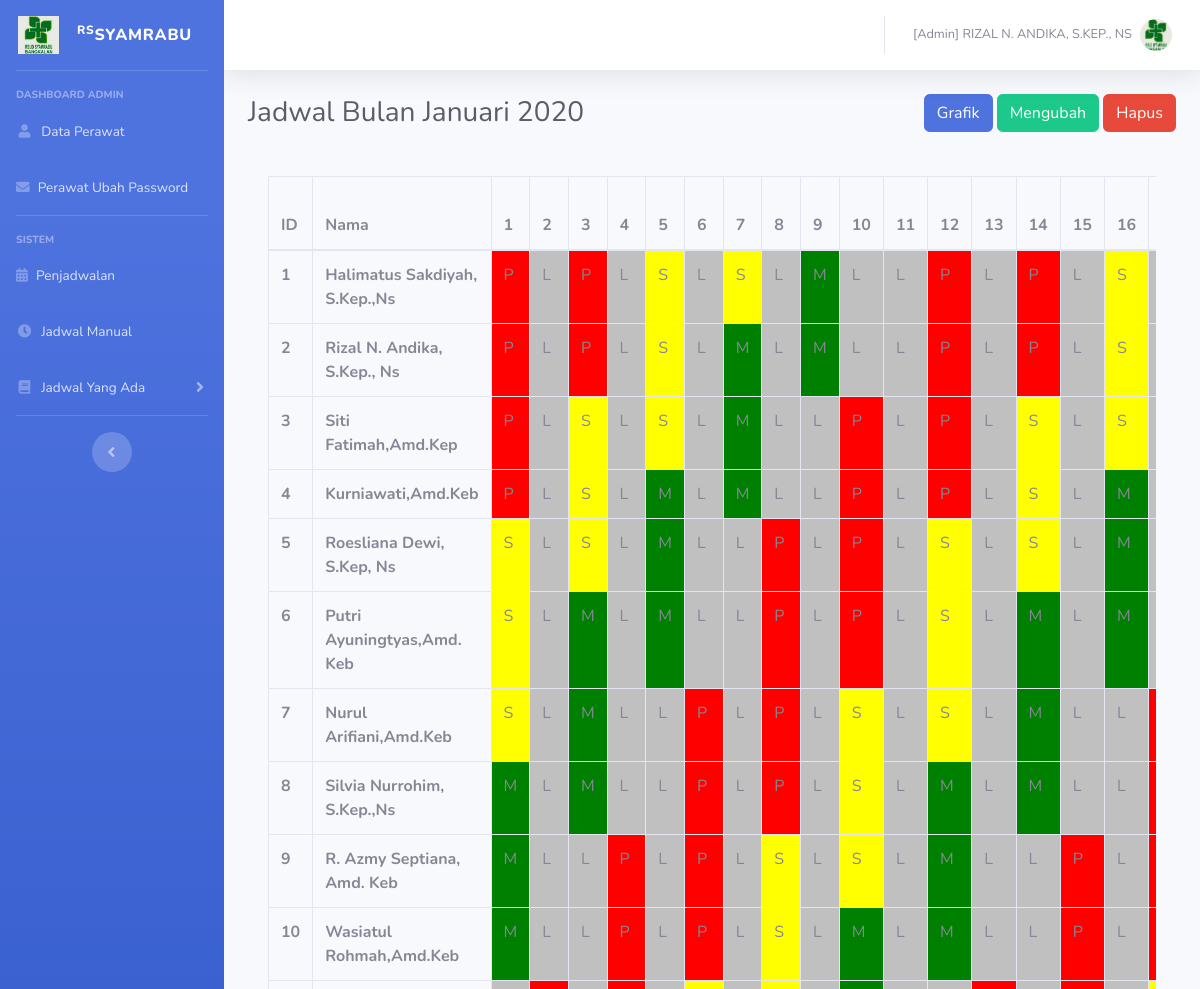
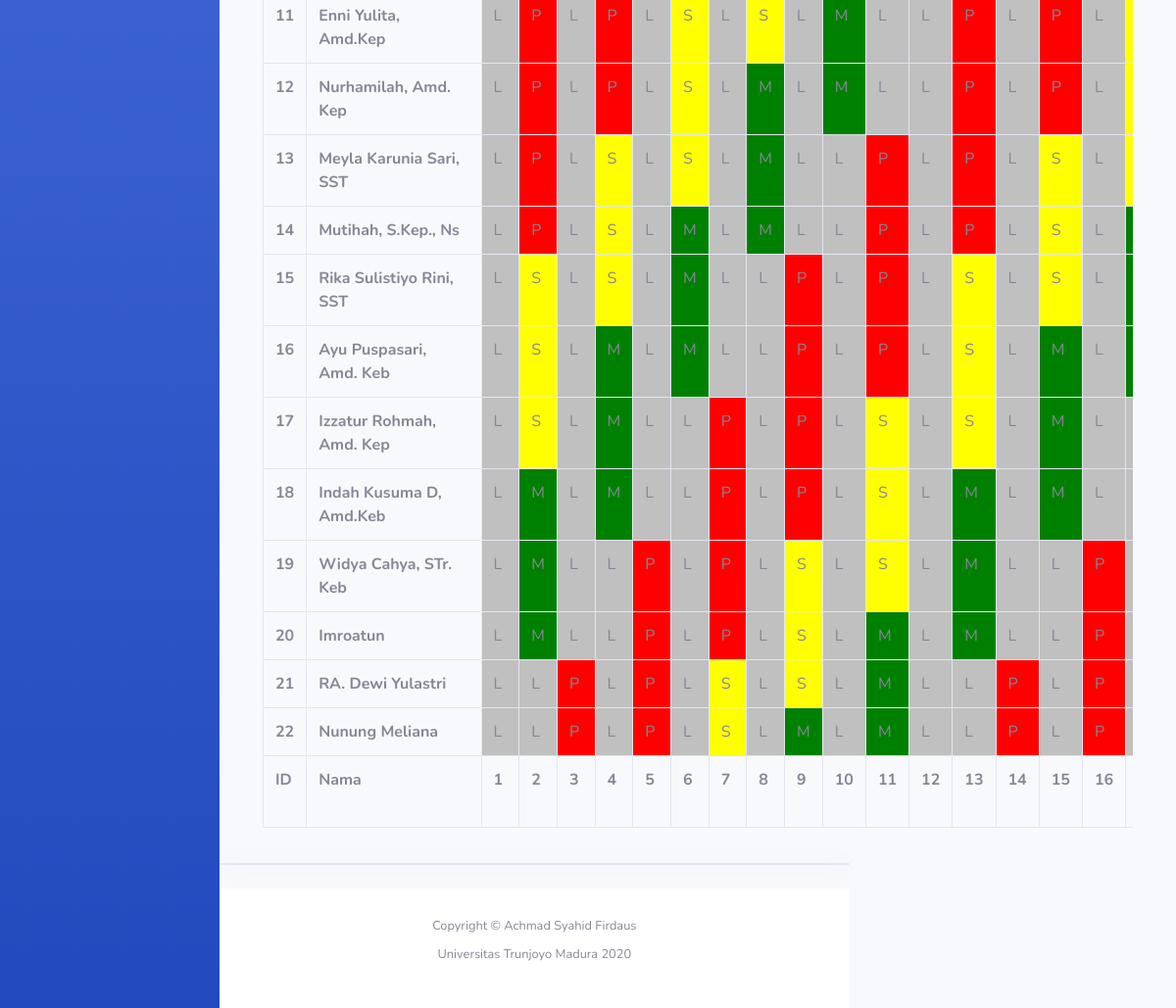
/index.php?Open=Terjadwal&tahun=2020&bulan=01 (signed in), run on the app's committed database (2 pictures, top to bottom).
### tables this page shows
CREATE TABLE `jadwal` (
  `tanggal` varchar(32) NOT NULL,
  `id_perawat` int(16) NOT NULL,
  `01` enum('P','S','M','L') DEFAULT NULL,
  `02` enum('P','S','M','L') DEFAULT NULL,
  `03` enum('P','S','M','L') DEFAULT NULL,
  `04` enum('P','S','M','L') DEFAULT NULL,
  `05` enum('P','S','M','L') DEFAULT NULL,
  `06` enum('P','S','M','L') DEFAULT NULL,
  `07` enum('P','S','M','L') DEFAULT NULL,
  `08` enum('P','S','M','L') DEFAULT NULL,
  `09` enum('P','S','M','L') DEFAULT NULL,
  `10` enum('P','S','M','L') DEFAULT NULL,
  `11` enum('P','S','M','L') DEFAULT NULL,
  `12` enum('P','S','M','L') DEFAULT NULL,
  `13` enum('P','S','M','L') DEFAULT NULL,
  `14` enum('P','S','M','L') DEFAULT NULL,
  `15` enum('P','S','M','L') DEFAULT NULL,
  `16` enum('P','S','M','L') DEFAULT NULL,
  `17` enum('P','S','M','L') DEFAULT NULL,
  `18` enum('P','S','M','L') DEFAULT NULL,
  `19` enum('P','S','M','L') DEFAULT NULL,
  `20` enum('P','S','M','L') DEFAULT NULL,
  `21` enum('P','S','M','L') DEFAULT NULL,
  `22` enum('P','S','M','L') DEFAULT NULL,
  `23` enum('P','S','M','L') DEFAULT NULL,
  `24` enum('P','S','M','L') DEFAULT NULL,
  `25` enum('P','S','M','L') DEFAULT NULL,
  `26` enum('P','S','M','L') DEFAULT NULL,
  `27` enum('P','S','M','L') DEFAULT NULL,
  `28` enum('P','S','M','L') DEFAULT NULL,
  `29` enum('P','S','M','L') DEFAULT NULL,
  `30` enum('P','S','M','L') DEFAULT NULL,
  `31` enum('P','S','M','L') DEFAULT NULL
);

CREATE TABLE `perawat` (
  `id` int(6) NOT NULL,
  `nama` varchar(30) DEFAULT NULL,
  `user_name` varchar(16) DEFAULT NULL,
  `jenis_kelamin` enum('laki-laki','perempuan') DEFAULT NULL,
  `alamat` varchar(512) NOT NULL,
  `foto` varchar(512) NOT NULL
);

### view/terjadwal.php (the view, shortened to what this page needs)
<?php
  $tahun = $_GET['tahun'];
  $bulan = $_GET['bulan'];
  $proses = $tahun.'_'.$bulan;
  ?>
    <div class="d-sm-flex align-items-center justify-content-between mb-4">
      <h1 class="h3 mb-0 text-gray-800">Jadwal Bulan <?= bulanan($bulan).' '.$tahun ?></h1>
      <form id="Form" method="post" action="">
      <a href="#" class="btn btn-primary btn-user" data-toggle="modal" data-target="#grafik"> Grafik </a>
    <button type="submit" name="ubah" id="ubah" class="btn btn-success btn-user">Mengubah</button>
    <a href="#" class="btn btn-danger btn-user" data-toggle="modal" data-target="#del<?= $proses ?>"> Hapus </a>
  </div>
<div class="card-body">
  <div class="table-responsive">
    <table class="table table-bordered align-items-left" id="dataTable" width="100%" cellspacing="0">
      <thead>
        <?php tanggal() ?>
      </thead>
      <tfoot>
      </tfoot>
      <tbody>
 <?php
    $mySql = "SELECT * FROM jadwal, perawat WHERE jadwal.id_perawat = perawat.id AND jadwal.tanggal LIKE '$proses%' ORDER BY perawat.id ASC ";
    $myQry = mysqli_query($koneksi, $mySql) or die ("Query Salah : ".mysqli_error($koneksi));
    $dat = array();
    while($myData = mysqli_fetch_array($myQry)){
        $id = $myData['id_perawat'];
        $nama = $myData['nama'];
        for ($t=1; $t <= 31 ; $t++) {
          if ($t < 10) $dat[$t] = $myData['0'.$t];
          else $dat[$t] = $myData[$t];
        }
  ?>
            <tr>
              <th id="id<?=$id?>"><?php echo $id; ?></th>
              <th><?php echo $nama; ?></th>
              <?php
                    $p = 0; $s=0; $m=0; $l=0;
                    for ($t = 1; $t <= 31; $t++){
                        if  ($dat[$t] == "P") {$f = "bgcolor='red'"; $p++;}
                        else if  ($dat[$t] == "S") {$f = "bgcolor='yellow'"; $s++;}
                        else if  ($dat[$t] == "M") {$f = "bgcolor='green'"; $m++;}
                        else {$f = "bgcolor= 'silver'"; $l++;}
                        if ($t < 10) $v = "0".$t;
                        else if ($t >= 10) $v = "".$t;
                        if ($id < 10) $n = "0".$id;
                        else if ($id >= 10) $n = "".$id;
                        echo "<td id='u-".$v."-".$n."' name='u-".$v."-".$n."' ".$f.">". $dat[$t] ."</td>";
                      }
              ?>
            </tr>
            <?php
              }
            ?>
          </tbody>
        </table>
      </div>
    </div>
</div>
<?php
    function tanggal(){
    echo "<tr>
      <th>ID</th>
      <th>Nama</th>";
    for ($i = 1; $i <= 31; $i++){
          echo "<th>". $i ."</th>";
      }
    echo "
    <th>Pagi</th> <th>Siang</th> <th>Malem</th>
    <th>Beban Kerja</th> <th>Libur</th>
    </tr> ";
    }
?>

### data on the page
jadwal: id_perawat "1", id_perawat.nama "Halimatus Sakdiyah, S.Kep.,Ns", t "P", t "L", t "S", t "M", 10 "L"
jadwal: id_perawat "2", id_perawat.nama "Rizal N. Andika, S.Kep., Ns", t "P", t "L", t "S", t "M"
jadwal: id_perawat "3", id_perawat.nama "Siti Fatimah,Amd.Kep", t "P", t "L", t "S", t "M"
jadwal: id_perawat "4", id_perawat.nama "Kurniawati,Amd.Keb", t "P", t "L", t "S", t "M"
jadwal: id_perawat "5", id_perawat.nama "Roesliana Dewi, S.Kep, Ns", t "S", t "L", t "M", t "P"
jadwal: id_perawat "6", id_perawat.nama "Putri Ayuningtyas,Amd. Keb", t "S", t "L", t "M", t "P"
jadwal: id_perawat "7", id_perawat.nama "Nurul Arifiani,Amd.Keb", t "S", t "L", t "M", t "P"
jadwal: id_perawat "8", id_perawat.nama "Silvia Nurrohim, S.Kep.,Ns", t "M", t "L", t "P", t "S"
jadwal: id_perawat "9", id_perawat.nama "R. Azmy Septiana, Amd. Keb", t "M", t "L", t "P", t "S"
jadwal: id_perawat "10", id_perawat.nama "Wasiatul Rohmah,Amd.Keb", t "M", t "L", t "P", t "S"
jadwal: id_perawat "11", id_perawat.nama "Enni Yulita, Amd.Kep", t "L", t "P", t "S", t "M"
jadwal: id_perawat "12", id_perawat.nama "Nurhamilah, Amd. Kep", t "L", t "P", t "S", t "M"
jadwal: id_perawat "13", id_perawat.nama "Meyla Karunia Sari, SST", t "L", t "P", t "S", t "M"
jadwal: id_perawat "14", id_perawat.nama "Mutihah, S.Kep., Ns", t "L", t "P", t "S", t "M"
jadwal: id_perawat "15", id_perawat.nama "Rika Sulistiyo Rini, SST", t "L", t "S", t "M", t "P"
jadwal: id_perawat "16", id_perawat.nama "Ayu Puspasari, Amd. Keb", t "L", t "S", t "M", t "P"
jadwal: id_perawat "17", id_perawat.nama "Izzatur Rohmah, Amd. Kep", t "L", t "S", t "M", t "P"
jadwal: id_perawat "18", id_perawat.nama "Indah Kusuma D, Amd.Keb", t "L", t "M", t "P", t "S"
jadwal: id_perawat "19", id_perawat.nama "Widya Cahya, STr. Keb", t "L", t "M", t "P", t "S"
jadwal: id_perawat "20", id_perawat.nama "Imroatun", t "L", t "M", t "P", t "S"
jadwal: id_perawat "21", id_perawat.nama "RA. Dewi Yulastri", t "L", t "P", t "S", t "M"
jadwal: id_perawat "22", id_perawat.nama "Nunung Meliana", t "L", t "P", t "S", t "M"

### other printed values
$_SESSION['SES_LEVEL'] "Admin"
$_SESSION['SES_NAME'] "RIZAL N. ANDIKA, S.KEP., NS"
bulanan($bulan) "Januari"
$tahun "2020"
